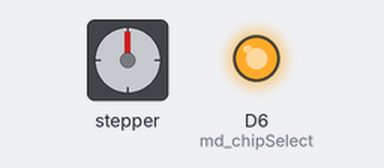
Simulated run of this sketch. Board: Arduino Zero (SAMD21). Parts: stepper motor, output pins drawn as LEDs (lit = HIGH). Wiring (inferred from the names in the program): stepper motor driver (200 steps per turn assumed): step D7; direction D4; enable D5. Pins used as bus, display or sensor lines are not drawn; what the sketch prints to the serial monitor is not drawn.

Above: at 0.1 s.
Timing chart, 0 to 39.7 s (numbered marks = the images above):
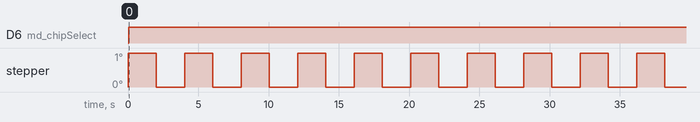

The sketch:

SAMD21_StepperTest_04.ino
```cpp
/*
 * With TMC2660 BOB.
 *
 * Gabe Alvarez, Tylor Jilk 2019
 */

#include <SPI.h>

// Motor Driver communication variables

const int md_chipSelect = 6;
const int md_step = 7;   //11
const int md_dir = 4;    //12
const int md_clk = 10;    //5
const int md_en = 5;    //10
const int md_sgtst = 9;  //9

// Motor Driver configuration bytes
// byte chopconf = 10010000000110110100; // normal startup
// byte sgcsconf = 11010000000000011111; // full current for both SPI and step/dir operation
// byte drvconf = 11101111000000010000; // step dir interface enabled
// byte drvctrl = 00000000000000001000; // fullstep, pulse interpolation disabled, only rising STEP edge active
// byte smarten = 10101000001000000010; // coolStep control register - normal setup

unsigned long chopconf = 0x901B4ul;
unsigned long sgcsconf = 0xD001Ful;
unsigned long drvconf = 0xEF010ul;
unsigned long drvctrl = 0x8ul;
unsigned long smarten = 0xA8202ul;

const int enable = 16;
int step_speed =  200;

void setup() {
  SPI.beginTransaction(SPISettings(1000000, MSBFIRST, SPI_MODE3));
  //SPI.setBitOrder(MSBFIRST); 14000000
  //SPI.setClockDivider(SPI_CLOCK_DIV8);
  SPI.begin();
  SerialUSB.begin(9600);
  while(!SerialUSB){
    ;
  }

  pinMode(md_en, OUTPUT);
  pinMode(md_chipSelect, OUTPUT);
  pinMode(md_step, OUTPUT);
  pinMode(md_dir, OUTPUT);
  pinMode(md_clk, OUTPUT);

  digitalWrite(md_en, LOW); // enable the output of the chip (low = enabled)
  digitalWrite(md_dir, LOW); // choose a direction to begin with
  digitalWrite(md_clk, LOW); // writing low makes the chip use its on-board oscillator

  SerialUSB.println("Configuring chopper control register");

  writeMotor(chopconf);
  writeMotor(sgcsconf);
  writeMotor(drvconf);
  writeMotor(drvctrl);
  writeMotor(smarten);
}

void writeMotor(unsigned long command){
  digitalWrite(md_chipSelect, LOW);
  unsigned long response = 0xFFFFul;
  response = SPI.transfer((command >> 16) & 0xff);
  response <<= 8;
  response |= SPI.transfer((command >>  8) & 0xff);
  response <<= 8;
  response |= SPI.transfer((command) & 0xff);
  response >>= 4;
  digitalWrite(md_chipSelect, HIGH);
  SerialUSB.print("Response: ");
  SerialUSB.println(response, BIN);
}

void loop() {
  // supposedly a rising edge in md_step will cause the motor to take a step...
  digitalWrite(md_dir, !digitalRead(md_dir));
  delay(10);
  digitalWrite(md_step, HIGH);
  SerialUSB.println("Stepping...");
  delay(1000); // min delay is 10 ns, so we should be good
  digitalWrite(md_step, LOW);
  delay(1000);
  writeMotor(drvctrl);
}


/*

// Pins edited to fit h.boson_1.1/2

#include <TMCStepper.h>

//const int md_chipSelect = SS;
//const int md_step = 11;
//const int md_dir = 12;
//const int md_clk = SCK;
//const int md_en = 10;
//const int md_sgtst = 9;

#define EN_PIN    10  // Enable
#define DIR_PIN   12  // Direction
#define STEP_PIN  11  // Step
#define CS_PIN    SS  // Chip select
// #define SW_MOSI   66  // Software Master Out Slave In (MOSI)
// #define SW_MISO   44  // Software Master In Slave Out (MISO)
// #define SW_SCK    64  // Software Slave Clock (SCK)
// #define SW_RX     63  // TMC2208/TMC2224 SoftwareSerial receive pin
// #define SW_TX     40  // TMC2208/TMC2224 SoftwareSerial transmit pin

#define R_SENSE 0.1  // Match to your driver
                     // SilentStepStick series use 0.11
                     // UltiMachine Einsy and Archim2 boards use 0.2
                     // Panucatt BSD2660 uses 0.1

// Select your stepper driver type
//TMC2130Stepper driver = TMC2130Stepper(CS_PIN, R_SENSE); // Hardware SPI
//TMC2130Stepper driver = TMC2130Stepper(CS_PIN, R_SENSE, SW_MOSI, SW_MISO, SW_SCK); // Software SPI
//TMC2208Stepper driver = TMC2208Stepper(&Serial, R_SENSE); // Hardware Serial0
//TMC2208Stepper driver = TMC2208Stepper(SW_RX, SW_TX, R_SENSE); // Software serial
TMC2660Stepper driver = TMC2660Stepper(EN_PIN, R_SENSE); // Hardware SPI
//TMC2660Stepper driver = TMC2660Stepper(EN_PIN, R_SENSE, SW_MOSI, SW_MISO, SW_SCK); // Software SPI
//TMC5160Stepper driver = TMC5160Stepper(CS_PIN, R_SENSE);

void setup() {
  SPI.begin();
  pinMode(EN_PIN, OUTPUT);
  pinMode(CS_PIN, OUTPUT);
  pinMode(STEP_PIN, OUTPUT);
  pinMode(DIR_PIN, OUTPUT);
  digitalWrite(EN_PIN, LOW);

  driver.begin();
  driver.toff(2);
  driver.tbl(24);
  driver.microsteps(16);
  driver.rms_current(800);
}

void loop() {
  digitalWrite(STEP_PIN, HIGH);
  delayMicroseconds(160);
  digitalWrite(STEP_PIN, LOW);
  delayMicroseconds(160);
}

*/
```

Measured:
- by itself, D6 (md_chipSelect): LOW → HIGH at 0.04 s
- by itself, stepper: alternates 1° for 2.0 s and 0° for 2.0 s
